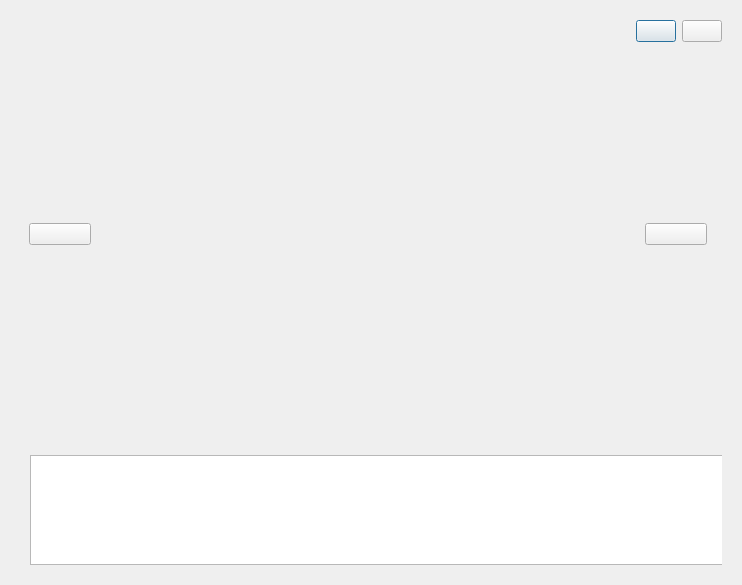
<?xml version="1.0" encoding="UTF-8"?>
<ui version="4.0">
 <class>SlideShowDlg</class>
 <widget class="QDialog" name="SlideShowDlg">
  <property name="geometry">
   <rect>
    <x>0</x>
    <y>0</y>
    <width>742</width>
    <height>585</height>
   </rect>
  </property>
  <property name="windowTitle">
   <string>Dialog</string>
  </property>
  <layout class="QVBoxLayout" name="verticalLayout" stretch="7,1">
   <item>
    <widget class="QWidget" name="slidshow" native="true">
     <layout class="QGridLayout" name="gridLayout">
      <item row="0" column="3">
       <layout class="QHBoxLayout" name="horizontalLayout_3">
        <item>
         <widget class="PicStateBtn" name="playbtn">
          <property name="text">
           <string/>
          </property>
         </widget>
        </item>
        <item>
         <widget class="PicButton" name="closebtn">
          <property name="text">
           <string/>
          </property>
         </widget>
        </item>
       </layout>
      </item>
      <item row="1" column="3">
       <widget class="QWidget" name="slidnextwid" native="true">
        <property name="minimumSize">
         <size>
          <width>80</width>
          <height>0</height>
         </size>
        </property>
        <property name="maximumSize">
         <size>
          <width>80</width>
          <height>16777215</height>
         </size>
        </property>
        <layout class="QVBoxLayout" name="verticalLayout_2">
         <item>
          <widget class="PicButton" name="slidnextbtn">
           <property name="text">
            <string/>
           </property>
          </widget>
         </item>
        </layout>
       </widget>
      </item>
      <item row="1" column="0">
       <widget class="QWidget" name="slidprewid" native="true">
        <property name="minimumSize">
         <size>
          <width>80</width>
          <height>0</height>
         </size>
        </property>
        <property name="maximumSize">
         <size>
          <width>80</width>
          <height>16777215</height>
         </size>
        </property>
        <layout class="QVBoxLayout" name="verticalLayout_3">
         <item>
          <widget class="PicButton" name="slidprebtn">
           <property name="text">
            <string/>
           </property>
          </widget>
         </item>
        </layout>
       </widget>
      </item>
      <item row="1" column="2">
       <widget class="PicAnimationWid" name="picAnimation" native="true"/>
      </item>
     </layout>
    </widget>
   </item>
   <item>
    <widget class="QWidget" name="preShow" native="true">
     <layout class="QHBoxLayout" name="horizontalLayout">
      <item>
       <widget class="QWidget" name="widget" native="true">
        <property name="minimumSize">
         <size>
          <width>0</width>
          <height>120</height>
         </size>
        </property>
        <property name="maximumSize">
         <size>
          <width>16777215</width>
          <height>120</height>
         </size>
        </property>
        <widget class="PreListWid" name="prelistwidget">
         <property name="geometry">
          <rect>
           <x>10</x>
           <y>10</y>
           <width>16777215</width>
           <height>110</height>
          </rect>
         </property>
         <property name="minimumSize">
          <size>
           <width>0</width>
           <height>110</height>
          </size>
         </property>
         <property name="maximumSize">
          <size>
           <width>16777215</width>
           <height>110</height>
          </size>
         </property>
         <property name="flow">
          <enum>QListView::LeftToRight</enum>
         </property>
         <property name="viewMode">
          <enum>QListView::IconMode</enum>
         </property>
        </widget>
       </widget>
      </item>
     </layout>
    </widget>
   </item>
  </layout>
 </widget>
 <customwidgets>
  <customwidget>
   <class>PicButton</class>
   <extends>QPushButton</extends>
   <header location="global">picbutton.h</header>
  </customwidget>
  <customwidget>
   <class>PicStateBtn</class>
   <extends>QPushButton</extends>
   <header location="global">picstatebtn.h</header>
  </customwidget>
  <customwidget>
   <class>PicAnimationWid</class>
   <extends>QWidget</extends>
   <header location="global">picanimationwid.h</header>
   <container>1</container>
  </customwidget>
  <customwidget>
   <class>PreListWid</class>
   <extends>QListWidget</extends>
   <header location="global">prelistwid.h</header>
  </customwidget>
 </customwidgets>
 <resources/>
 <connections/>
</ui>
